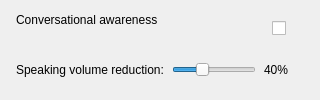
          <widget class="QFrame" name="cardConversationalAwareness">
           <property name="frameShape">
            <enum>QFrame::NoFrame</enum>
           </property>
           <property name="cssClass" stdset="0">
            <string notr="true">settingCard</string>
           </property>
           <layout class="QVBoxLayout" name="cardConversationalAwarenessLayout">
            <property name="spacing">
             <number>8</number>
            </property>
            <property name="leftMargin">
             <number>16</number>
            </property>
            <property name="topMargin">
             <number>12</number>
            </property>
            <property name="rightMargin">
             <number>16</number>
            </property>
            <property name="bottomMargin">
             <number>12</number>
            </property>
            <item>
             <layout class="QHBoxLayout" name="horizontalLayoutConversationalAwareness" stretch="1,0">
              <property name="spacing">
               <number>16</number>
              </property>
              <item>
               <layout class="QVBoxLayout" name="cardConversationalAwarenessText">
                <property name="spacing">
                 <number>2</number>
                </property>
                <item>
                 <widget class="QLabel" name="lbConversationalAwareness">
                  <property name="text">
                   <string>Conversational awareness</string>
                  </property>
                  <property name="cssClass" stdset="0">
                   <string notr="true">cardTitle</string>
                  </property>
                 </widget>
                </item>
                <item>
                 <widget class="QLabel" name="lbDescConversationalAwareness">
                  <property name="text">
                   <string notr="true"/>
                  </property>
                  <property name="wordWrap">
                   <bool>true</bool>
                  </property>
                  <property name="cssClass" stdset="0">
                   <string notr="true">cardDescription</string>
                  </property>
                 </widget>
                </item>
               </layout>
              </item>
              <item>
               <widget class="QCheckBox" name="cbConversationalAwareness">
                <property name="minimumSize">
                 <size>
                  <width>32</width>
                  <height>32</height>
                 </size>
                </property>
                <property name="text">
                 <string notr="true"/>
                </property>
               </widget>
              </item>
             </layout>
            </item>
            <item>
             <layout class="QHBoxLayout" name="hlConversationalAwarenessVolume">
              <item>
               <widget class="QLabel" name="lblConversationalAwarenessVolume">
                <property name="text">
                 <string>Speaking volume reduction:</string>
                </property>
               </widget>
              </item>
              <item>
               <widget class="QSlider" name="sliderConversationalAwarenessVolume">
                <property name="minimum">
                 <number>10</number>
                </property>
                <property name="maximum">
                 <number>100</number>
                </property>
                <property name="value">
                 <number>40</number>
                </property>
                <property name="orientation">
                 <enum>Qt::Horizontal</enum>
                </property>
               </widget>
              </item>
              <item>
               <widget class="QLabel" name="lblConversationalAwarenessVolumeValue">
                <property name="minimumSize">
                 <size>
                  <width>40</width>
                  <height>0</height>
                 </size>
                </property>
                <property name="text">
                 <string>40%</string>
                </property>
               </widget>
              </item>
             </layout>
            </item>
           </layout>
          </widget>
